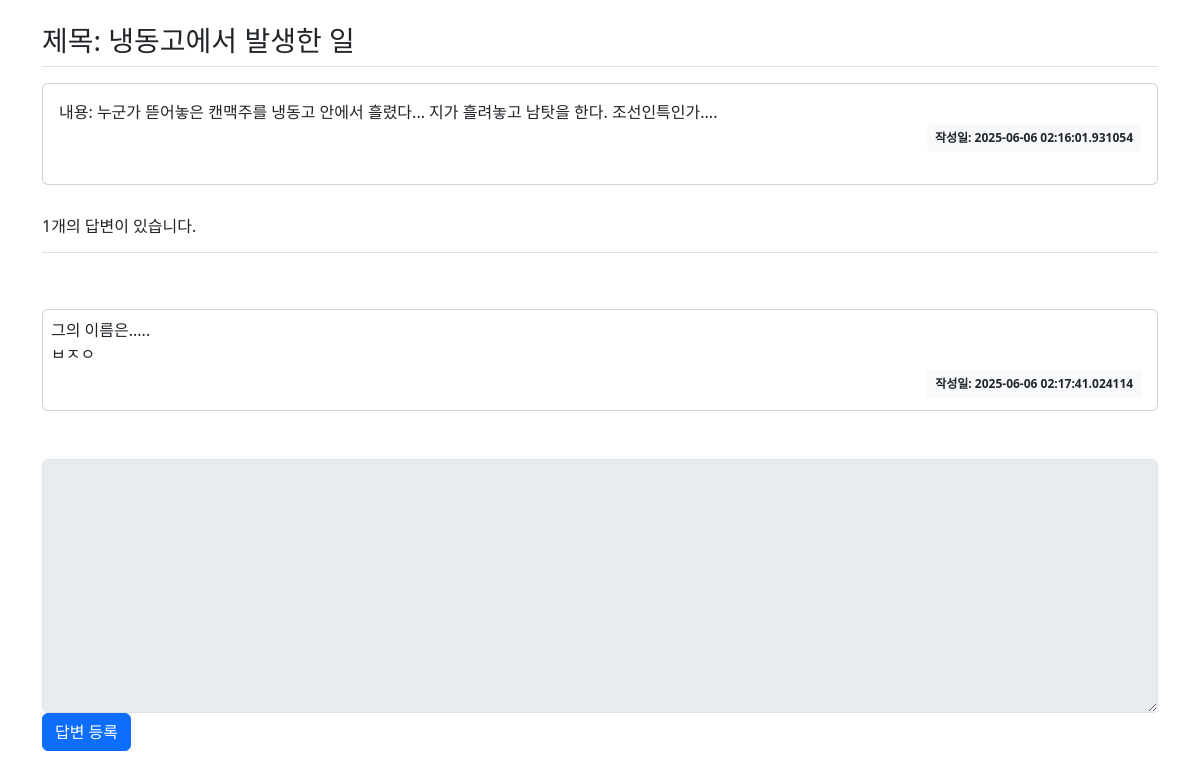
Screenshot of /question/detail/25/ with the database file from the repository.
### classtalk/models.py (models this page shows)
class Question(db.Model):
    id = db.Column(db.Integer, primary_key=True)
    subject = db.Column(db.String(200), nullable=False)
    content = db.Column(db.Text(), nullable=False)
    create_date = db.Column(db.DateTime(), nullable=False)
    user_id = db.Column(db.Integer, db.ForeignKey('user.id', ondelete='CASCADE'), nullable=False)
    user = db.relationship('User', backref=db.backref('question_set'))
    modify_date = db.Column(db.DateTime(), nullable=True)

class Answer(db.Model):
    id = db.Column(db.Integer, primary_key=True)
    question_id = db.Column(db.Integer, db.ForeignKey('question.id', ondelete='CASCADE'))
    question = db.relationship('Question', backref=db.backref('answer_set'))
    content = db.Column(db.Text(), nullable=False)
    create_date = db.Column(db.DateTime(), nullable=False)
    user_id = db.Column(db.Integer, db.ForeignKey('user.id', ondelete='CASCADE'), nullable=False)
    user = db.relationship('User', backref=db.backref('answer_set'))
    modify_date = db.Column(db.DateTime(), nullable=True)

### classtalk/views/question_views.py (the view)
@bp.route('/detail/<int:question_id>/')
def detail(question_id):
    form = AnswerForm()
    q = Question.query.get_or_404(question_id)
    return render_template('question/question_detail.html', question=q, form=form)

### classtalk/forms.py
class AnswerForm(FlaskForm):
    content = TextAreaField('내용', validators=[DataRequired('내용은 필수입력 항목입니다.')])

### classtalk/views/auth_views.py (called while the page is built)
@bp.before_app_request
def load_logged_in_user():
    user_id = session.get('user_id')
    if user_id is None:
        g.user = None
    else:
        g.user = User.query.get(user_id)

### classtalk/templates/question/question_detail.html (shortened to what this page needs)
<!DOCTYPE html>
<html lang="en">
<head>
    <link href="https://cdn.jsdelivr.net/npm/bootstrap@5.3.5/dist/css/bootstrap.min.css" rel="stylesheet">
</head>
<div class="container my-3">
<body>
    <h3 class="border-bottom py-2">
        제목: {{ question.subject }}
    </h3>
    <div class="card my-3">
        <div class="card-body">
            <div class="card-text">
                내용: {{ question.content }}
            </div>
            <div class="d-flex justify-content-end">
                {% if question.modify_date %}
                <div class="badge bg-light text-dark p-2 text-start mx-3">
                <div class="mb-2">수정: {{ question.modify_date }}</div>
                </div>
                {% else %}
                <div class="badge bg-light text-dark p-2">
                    작성일: {{ question.create_date }}
                </div>
                {% endif %}
            </div>
        </div>
    </div>
    <h6 class="border-bottom py-3">{{ question.answer_set|length }}개의 답변이 있습니다.</h6>
    <div style="white-space: pre-line;">
        {% for answer in question.answer_set %}
        <div class="card p-2">
            {{ answer.content }}
            <div class="card-body badge d-flex justify-content-end">
                <div class="bg-light text-dark p-2">
                    작성일: {{answer.create_date}}
                </div>
            </div>
        </div>
        {% endfor %}
    </div>
    <form action="{{ url_for('answer.create', question_id=question.id) }}" method="post">
        <div>
            <textarea {% if not g.user %}disabled{% endif %}
                      name="content"
                      id="content"
                      class="form-control"
                      rows="10"></textarea>
        </div>
        <input type="submit" value="답변 등록" class ="btn btn-primary">
    </form>
</body>
</div>
</html>

### rows the page displays
Question: subject "냉동고에서 발생한 일", content "누군가 뜯어놓은 캔맥주를 냉동고 안에서 흘렸다... 지가 흘려놓고 남탓을 한다. 조선인특인가....", create_date "2025-06-06 02:16:01.931054"
Answer: content "그의 이름은..... ㅂㅈㅇ", create_date "2025-06-06 02:17:41.024114"

### other values shown
{{ question.answer_set|length }} "1"
